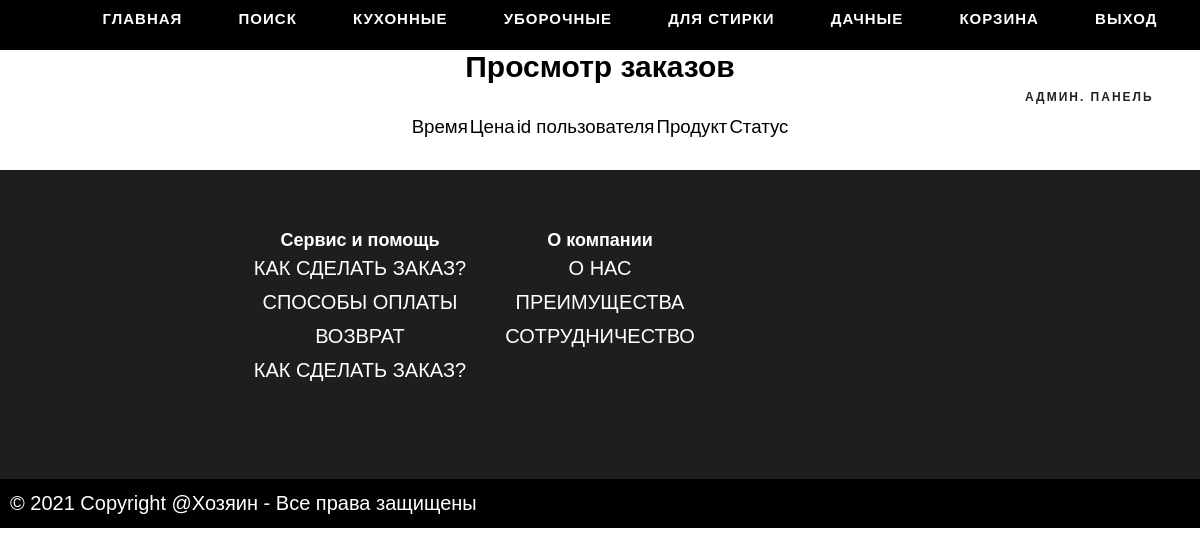
Page /ord.php (signed in) on the earlier database version.
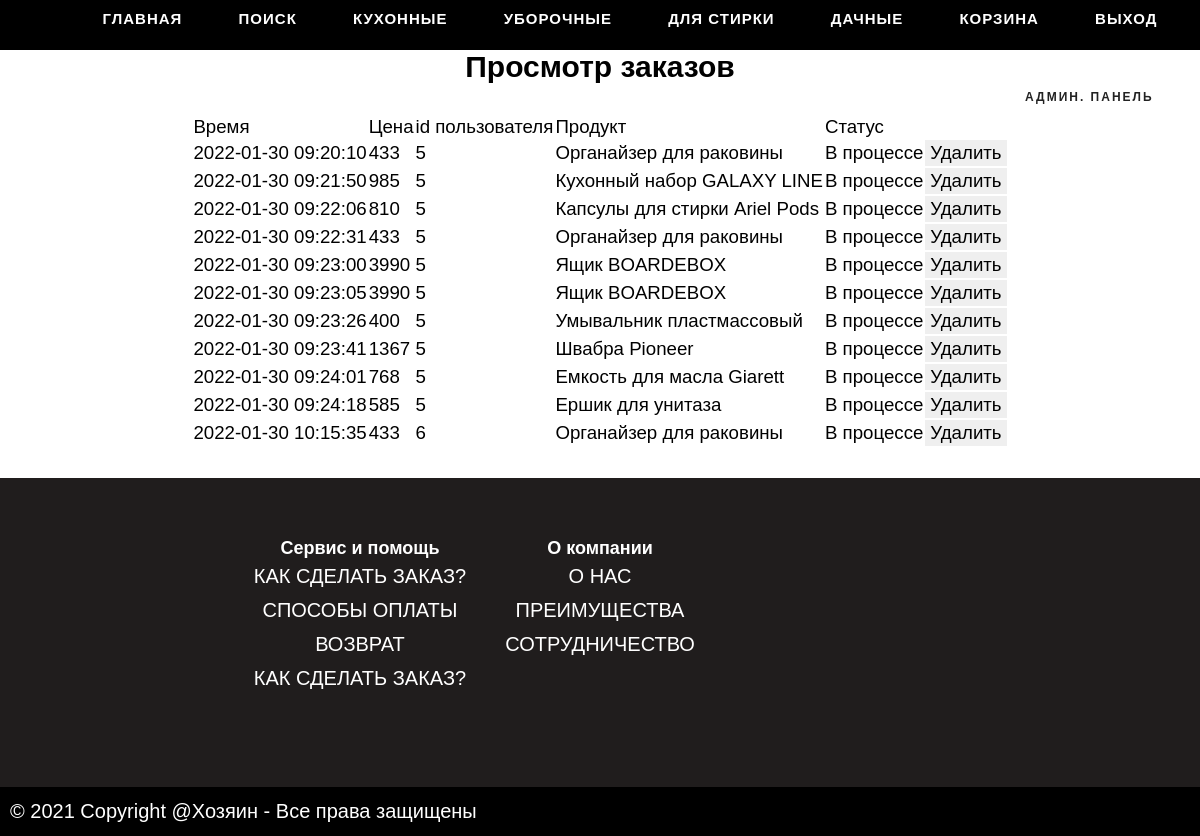
Same page on the later database version.
### tables this page shows
CREATE TABLE `ord` (
  `id` int(11) NOT NULL,
  `time` varchar(20) NOT NULL,
  `price` float NOT NULL,
  `user_id` int(11) NOT NULL,
  `product` text NOT NULL,
  `status` enum('closed','processed','overdue') NOT NULL
);

### include/mysqli.php (called while the page is built, shortened)
<?php
	function db_connect($host = "localhost", $login = "root", $password = "root", $db = "lomakina_db") {
		$err = false;
		$conn = @mysqli_connect($host, $login, $password, $db);
		if($conn)
			return $err;
		else {
			return $err = true;
		}
	}

### ord.php (the view, shortened to what this page needs)
<?php
	require_once "include/mysqli.php";
?>
<!DOCTYPE html>
<head>
    <?php require_once "elements/head.php"; ?>
    <link rel="stylesheet" href="style/style.css">
</head>
<body>
<?php require_once "elements/header.php"; ?>
<center><h2>Просмотр заказов</h2>
	<form id="main" style="font-size: 14pt" method="post">
		<table>
			<tr>
				<td>Время</td>
				<td>Цена</td>
				<td>id пользователя</td>
				<td>Продукт</td>
				<td>Статус</td>
			</tr>
			<?php
				if(!db_connect())
				{
					$query = "SELECT * FROM ord";
					$res2 = mysqli_query($conn, $query);
					while ($result = mysqli_fetch_array($res2)) {
						if($result['status'] == 'closed') {
							$st = "Закрыт";
						}elseif($result['status'] == 'processed'){
							$st = "В процессе";
						}else{
							$st = "Просрочен";
						}
						$prod = json_decode($result['product'], true);
						echo <<<_OUT
							<tr>
								<td>{$result['time']}</td>
								<td>{$result['price']}</td>
								<td>{$result['user_id']}</td>
								<td>{$prod[0]['name']}</td>
								<td>$st</td>
								<td><button name="delord" value="{$result['id']}">Удалить</button></td>
							</tr>
_OUT;
					}
				}
				else
				{
					$error = "Ошибка подключения!";
				}
			?>
		</table>
	</form>
</center>
</body>
<footer>
    <?php require_once "elements/footer.php"; ?>
</footer>

Differences in the rows shown:
added ord: time "2022-01-30 09:20:10", price "433", user "5", product "Органайзер для раковины", status "В процессе"
added ord: time "2022-01-30 09:21:50", price "985", user "5", product "Кухонный набор GALAXY LINE", status "В процессе", $result['id'] 6 (drawn)
added ord: time "2022-01-30 09:22:06", price "810", user "5", product "Капсулы для стирки Ariel Pods", status "В процессе", $result['id'] 7 (drawn)
added ord: time "2022-01-30 09:22:31", price "433", user "5", product "Органайзер для раковины", status "В процессе", $result['id'] 8 (drawn)
added ord: time "2022-01-30 09:23:00", price "3990", user "5", product "Ящик BOARDEBOX", status "В процессе", $result['id'] 9 (drawn)
added ord: time "2022-01-30 09:23:05", price "3990", user "5", product "Ящик BOARDEBOX", status "В процессе", $result['id'] 10 (drawn)
added ord: time "2022-01-30 09:23:26", price "400", user "5", product "Умывальник пластмассовый", status "В процессе", $result['id'] 11 (drawn)
added ord: time "2022-01-30 09:23:41", price "1367", user "5", product "Швабра Pioneer", status "В процессе", $result['id'] 12 (drawn)
added ord: time "2022-01-30 09:24:01", price "768", user "5", product "Емкость для масла Giarett", status "В процессе", $result['id'] 13 (drawn)
added ord: time "2022-01-30 09:24:18", price "585", user "5", product "Ершик для унитаза", status "В процессе", $result['id'] 14 (drawn)
added ord: time "2022-01-30 10:15:35", price "433", user "6", product "Органайзер для раковины", status "В процессе", $result['id'] 15 (drawn)
